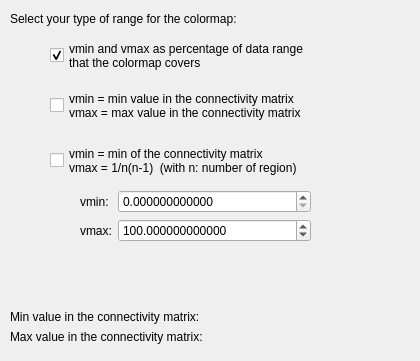
      <widget class="QWidget" name="tab_19">
       <attribute name="title">
        <string>Colormap</string>
       </attribute>
       <widget class="QWidget" name="layoutWidget_7">
        <property name="geometry">
         <rect>
          <x>10</x>
          <y>310</y>
          <width>401</width>
          <height>42</height>
         </rect>
        </property>
        <layout class="QFormLayout" name="formLayout_2">
         <item row="0" column="0">
          <widget class="QLabel" name="label_51">
           <property name="text">
            <string>Min value in the connectivity matrix: </string>
           </property>
          </widget>
         </item>
         <item row="0" column="1">
          <widget class="QLabel" name="min_a_norm_label">
           <property name="mouseTracking">
            <bool>true</bool>
           </property>
           <property name="tabletTracking">
            <bool>true</bool>
           </property>
           <property name="text">
            <string/>
           </property>
           <property name="alignment">
            <set>Qt::AlignCenter</set>
           </property>
           <property name="textInteractionFlags">
            <set>Qt::LinksAccessibleByMouse|Qt::TextSelectableByKeyboard|Qt::TextSelectableByMouse</set>
           </property>
          </widget>
         </item>
         <item row="1" column="0">
          <widget class="QLabel" name="label_52">
           <property name="text">
            <string>Max value in the connectivity matrix: </string>
           </property>
          </widget>
         </item>
         <item row="1" column="1">
          <widget class="QLabel" name="max_a_norm_label">
           <property name="mouseTracking">
            <bool>true</bool>
           </property>
           <property name="tabletTracking">
            <bool>true</bool>
           </property>
           <property name="text">
            <string/>
           </property>
           <property name="alignment">
            <set>Qt::AlignCenter</set>
           </property>
           <property name="openExternalLinks">
            <bool>true</bool>
           </property>
           <property name="textInteractionFlags">
            <set>Qt::LinksAccessibleByMouse|Qt::TextSelectableByKeyboard|Qt::TextSelectableByMouse</set>
           </property>
          </widget>
         </item>
        </layout>
       </widget>
       <widget class="QCheckBox" name="vmin_vmax_percentage_checkBox">
        <property name="geometry">
         <rect>
          <x>50</x>
          <y>40</y>
          <width>361</width>
          <height>31</height>
         </rect>
        </property>
        <property name="text">
         <string>vmin and vmax as percentage of data range 
that the colormap covers</string>
        </property>
        <property name="checked">
         <bool>true</bool>
        </property>
       </widget>
       <widget class="QCheckBox" name="vmin_vmax_real_values_checkBox">
        <property name="geometry">
         <rect>
          <x>50</x>
          <y>90</y>
          <width>351</width>
          <height>31</height>
         </rect>
        </property>
        <property name="text">
         <string>vmin = min value in the connectivity matrix 
vmax = max value in the connectivity matrix</string>
        </property>
       </widget>
       <widget class="QCheckBox" name="vmin_vmax_regions_checkBox">
        <property name="geometry">
         <rect>
          <x>50</x>
          <y>140</y>
          <width>341</width>
          <height>41</height>
         </rect>
        </property>
        <property name="text">
         <string>vmin = min of the connectivity matrix 
vmax = 1/n(n-1)  (with n: number of region)</string>
        </property>
       </widget>
       <widget class="QLabel" name="label_47">
        <property name="geometry">
         <rect>
          <x>10</x>
          <y>10</y>
          <width>381</width>
          <height>17</height>
         </rect>
        </property>
        <property name="text">
         <string>Select your type of range for the colormap: </string>
        </property>
       </widget>
       <widget class="QLabel" name="error_label">
        <property name="geometry">
         <rect>
          <x>10</x>
          <y>260</y>
          <width>401</width>
          <height>41</height>
         </rect>
        </property>
        <property name="text">
         <string/>
        </property>
        <property name="textInteractionFlags">
         <set>Qt::LinksAccessibleByMouse|Qt::TextSelectableByKeyboard|Qt::TextSelectableByMouse</set>
        </property>
       </widget>
       <widget class="QWidget" name="layoutWidget">
        <property name="geometry">
         <rect>
          <x>80</x>
          <y>190</y>
          <width>231</width>
          <height>60</height>
         </rect>
        </property>
        <layout class="QFormLayout" name="formLayout">
         <item row="0" column="0">
          <widget class="QLabel" name="label_24">
           <property name="text">
            <string>vmin:</string>
           </property>
          </widget>
         </item>
         <item row="0" column="1">
          <widget class="QDoubleSpinBox" name="vmin_normalize_matrix_spinBox">
           <property name="inputMethodHints">
            <set>Qt::ImhNone</set>
           </property>
           <property name="decimals">
            <number>12</number>
           </property>
           <property name="maximum">
            <double>10000000.000000000000000</double>
           </property>
           <property name="singleStep">
            <double>0.100000000000000</double>
           </property>
          </widget>
         </item>
         <item row="1" column="0">
          <widget class="QLabel" name="label_25">
           <property name="text">
            <string>vmax:</string>
           </property>
          </widget>
         </item>
         <item row="1" column="1">
          <widget class="QDoubleSpinBox" name="vmax_normalize_matrix_spinBox">
           <property name="font">
            <font>
             <strikeout>false</strikeout>
            </font>
           </property>
           <property name="mouseTracking">
            <bool>true</bool>
           </property>
           <property name="tabletTracking">
            <bool>true</bool>
           </property>
           <property name="acceptDrops">
            <bool>false</bool>
           </property>
           <property name="inputMethodHints">
            <set>Qt::ImhFormattedNumbersOnly|Qt::ImhPreferLowercase</set>
           </property>
           <property name="wrapping">
            <bool>false</bool>
           </property>
           <property name="decimals">
            <number>12</number>
           </property>
           <property name="maximum">
            <double>100000000.000000000000000</double>
           </property>
           <property name="singleStep">
            <double>0.100000000000000</double>
           </property>
           <property name="value">
            <double>100.000000000000000</double>
           </property>
          </widget>
         </item>
        </layout>
       </widget>
      </widget>
